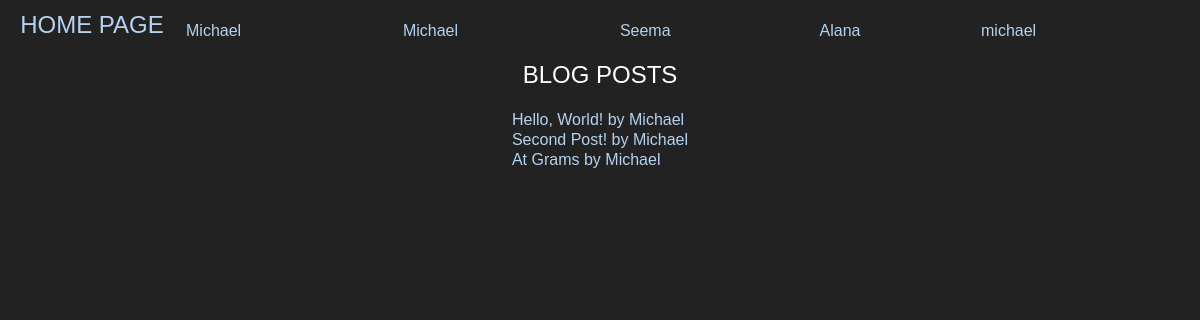
Page /blog/ (signed in) on the committed database.
### blog/models.py (models this page shows, shortened)
class Post(models.Model):
    title = models.CharField(max_length=255)
    message = models.TextField()
    date = models.DateTimeField(auto_now_add=True)
    author = models.ForeignKey(User, on_delete=models.CASCADE, related_name='author')
    replies = models.ManyToOneRel
    class Meta:
        ordering = ['date']

### blog/views.py (the view)
# urls.py: path("", views.index, name="index")
def index(request):
    return render(request, "blog/index.html", {
        "posts": Post.objects.all()
    })

### blog/templates/blog/index.html
{% extends "home/layout.html" %}
{% block body %}
    <div align="middle">
         <h1>Blog Posts</h1>
        <table>
             {% for post in posts %}
            <tr>
                <td><a href = "{{ post.id }}">{{ post.title }} by {{ post.author }} </a></td>
            </tr>
        {% endfor %}
        </table>
    </div>
{% endblock %}

### home/templates/home/layout.html (shortened to what this page needs)
<!DOCTYPE html>
<html lang="en">
    <head>
        {% load static %}
        {% load static %}
        <link rel="stylesheet"  href="{% static 'home/' %}stylesheet.css" media="screen"/>
    </head>
    <body >
    <table  width="100%" height="60" border="0">
        <tbody>
            <tr>
                <td  align="center" valign="bottom" id="home" width="180" ><h1><a href="/">Home Page</a></h1></td>
                <td>
                    <table class="megamenu" height="57" width="100%" border="0">
                        <tbody>
                            <tr>
                                <td id="blog"><a  href="/blog">Michael</a></td>
                                <td id="michael"><a  href="/michael">Michael</a></td>
                                <td id="seema"><a href="/seema">Seema</a> </td>
                                <td id="alana"><a href="/alana">Alana</a> </td>
                                <td id="users"><a href="/users">
                                    {% if request.user.username == "" %}
                                        <a href="/users/login">Login</a>
                                    {% else %}
                                         <a href="/users">{{ request.user }}</a>
                                    {% endif%}</a></td>
                            </tr>
                        </tbody>
                    </table>
                </td>
            </tr>
        </tbody>
    </table>
        {% block body %}
        {% endblock %}
    </body>
</html>

### home/static/home/stylesheet.css (style rules this page uses)
a:link { text-decoration: none ; }
* { margin:0;padding:0 }
html, body { height:100% }
body { background:#222;font-family:Arial, Helvetica, sans-serif;font-size:100%;line-height:1.125em;color:#fff }
a { color:#b5d2f0;outline:none }
h1, h2 { line-height:1.2em;color:#fff;text-transform:uppercase;font-weight:normal;margin-bottom:19px }
h1 { font-size:24px }

### rows in the picture
Post: title "Hello, World!", author "Michael"
Post: title "Second Post!", author "Michael"
Post: title "At Grams", author "Michael"

### other values in the picture
{{ request.user }} "michael"
